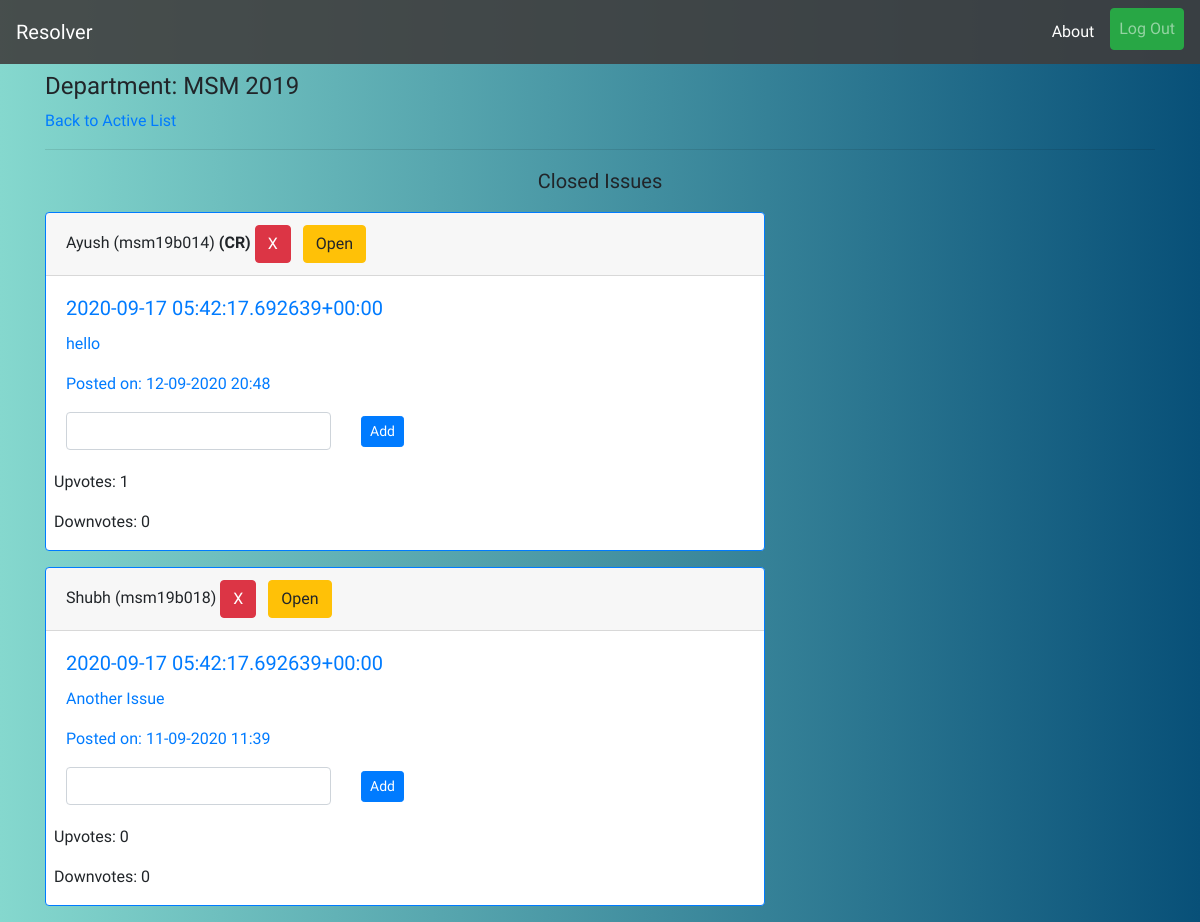
Screenshot of /close/ (signed in) with the database file from the repository.
### profiles/models.py (models this page shows, shortened)
class User(AbstractUser):
    pass

class UserInfo(models.Model):
    user = models.OneToOneField(User,on_delete=models.CASCADE,related_name='info')
    is_cr = models.BooleanField(default=False)
    department = models.CharField(max_length=20)
    join_year = models.CharField(max_length=4)
    institute = models.ForeignKey(Institute,on_delete=models.CASCADE,related_name='allusers')
    registered_on = models.DateTimeField(auto_now_add=True)
    total_upvotes = models.IntegerField(default=0)
    total_downvotes = models.IntegerField(default=0)
    total_novotes = models.IntegerField(default=0)
    class Meta:
        ordering = ['-total_upvotes','-total_downvotes','-total_novotes']

### reporter/models.py (models this page shows, shortened)
class Report(models.Model):
    user = models.ForeignKey(UserInfo,on_delete=models.CASCADE,blank=True)
    title = models.CharField('Subject',max_length=56)
    content = models.TextField('Issue')
    department = models.CharField(max_length=20,blank=True)
    year = models.CharField(max_length=4,blank=True)
    timestamp = models.DateTimeField(auto_now_add=True)
    updated = models.DateTimeField(auto_now=True)
    active = models.BooleanField(default=True)
    resolved = models.BooleanField(default=False)
    cr_line = models.CharField(max_length=256,null=True,blank=True)
    upvotes = models.IntegerField(default=0)
    downvotes = models.IntegerField(default=0)
    deadline = models.DateTimeField(null=True)
    class Meta:
        ordering = ['-timestamp']

### reporter/views.py (the view)
# urls.py: path('close/',views.close_view,name='close-stage'),
@login_required
def close_view(request):
    if(request.user.info.is_cr):
        if(request.method=='POST'):
            id_ = int(request.POST.get('id',None))
            resolve_message = request.POST.get('c-line',None)
            obj = Report.objects.get(id=id_)
            obj.cr_line = resolve_message
            obj.save()
        qs = Report.objects.filter(active=False,department=request.user.info.department,year=request.user.info.join_year,resolved=False).order_by('-updated')
        return render(request,'reporter/closed.html',{'issue_list':qs})
    raise PermissionDenied

### reporter/templates/reporter/closed.html (shortened to what this page needs)
{% extends 'base.html' %}
{% load static %}
{% block content %}
{% if request.user.is_authenticated %}
    <h4 class=mt-2>Department: {{request.user.info.department|upper}} {{request.user.info.join_year}}</h4>
    <a href="{% url 'reporter:index' %}">Back to Active List</a>
    <hr>
    <p class="mt-2 lead text-center">Closed Issues</p>
    {% for issue in issue_list %}
    <div class="card border-primary mb-3" style="max-width: 45rem;">
        <div class="card-header">{{issue.user.user.first_name}} ({{issue.user.user.username}}) {% if issue.user.is_cr %}<strong>(CR)</strong>{% endif %} {% if request.user.info.is_cr %}<button type="button" class="btn btn-danger" data-toggle="modal" data-target="#deleteModal">X</button> <a class="btn btn-warning ml-2" href="{% url 'reporter:close-issue' issue.id %}">Open</a> {% endif %} {% if issue.cr_line %}<a class="btn btn-success" href="{% url 'reporter:resolve-issue' issue.id %}">Resolve</a>{% endif %}</div>
        <div class="card-body text-primary">
          <h5 class="card-title">{{issue.title}}</h5>
          <p class="card-text" >{{issue.content}}</p>
          <p class="card-text">Posted on: {{issue.timestamp|date:'d-m-Y H:i'}}</p>
          {% if issue.cr_line %}
          <p class="card-text resolve-message"><em>Resolved Message: </em><span style="color: black;">{{issue.cr_line}}</span></p>
          <a class="btn btn-dark" href="{% url 'reporter:resolve-line-delete' issue.id %}">Remove Message</a>
          {% else %}
          <form action="{% url 'reporter:close-stage' %}" method="post">
            <div class="row">
              <div class="col-lg-5 col-md-7 col-sm-8">
                <input class="form-control" type="text" name="c-line">
              </div>
              <div class="col-2">
                  <input class="btn btn-primary btn-sm mt-1" type="submit" value="Add">
              </div>
            </div>
          </form>
          {% endif %}
        </div>
        <div class="results ml-2">
          <p>Upvotes: {{issue.upvotes}}</p>
          <p>Downvotes: {{issue.downvotes}}</p>
        </div>
    </div>
    {% empty %}
    <p class="lead">No Issues Closed!</p>
    {% endfor %}
{% endif %}
{% endblock %}

### static/css/style.css (style rules this page uses)
body { background: #085078; background: -webkit-linear-gradient(to right, #85D8CE, #085078); background: linear-gradient(to right, #85D8CE, #085078); font-family: 'Courier Prime', sans-serif; }

### rows the page displays
User: user.info.department "MSM", user.info.join_year "2019"
Report: user.user.first_name "Ayush", user.user.username "msm19b014", shows "(CR)", title "2020-09-17 05:42:17.692639+00:00", content "hello", timestamp "12-09-2020 20:48", upvotes "1", downvotes "0"
Report: user.user.first_name "Shubh", user.user.username "msm19b018", title "2020-09-17 05:42:17.692639+00:00", content "Another Issue", timestamp "11-09-2020 11:39", upvotes "0", downvotes "0"
